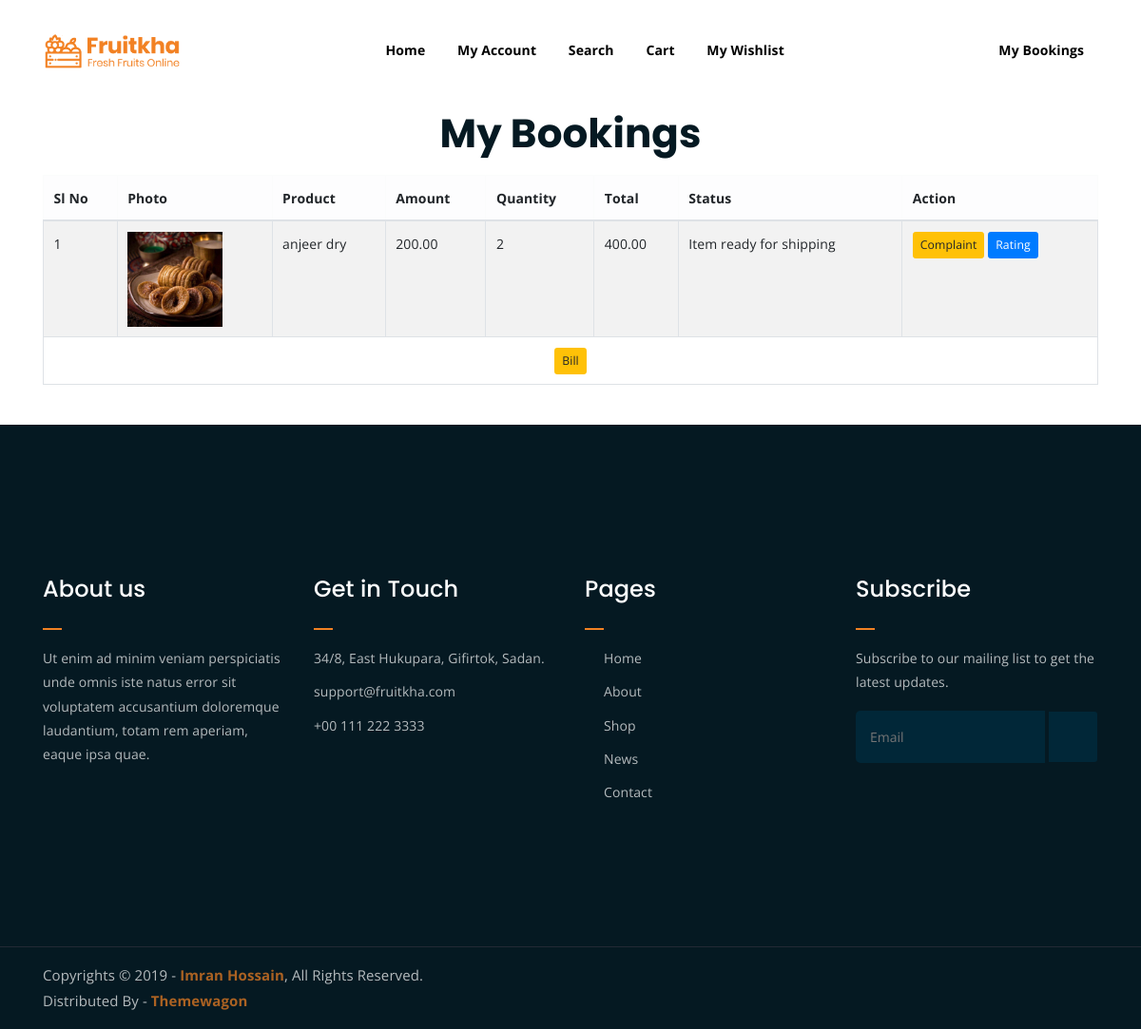
The page /Project/User/MyBooking.php (signed in) on the database its author committed.
### tables this page shows
CREATE TABLE `tbl_cart` (
  `cart_id` int(11) NOT NULL,
  `cart_quantity` int(11) NOT NULL DEFAULT 1,
  `cart_status` int(11) NOT NULL DEFAULT 0,
  `product_id` int(11) NOT NULL,
  `deliveryagent_id` int(11) NOT NULL,
  `booking_id` int(11) NOT NULL
);

CREATE TABLE `tbl_product` (
  `product_id` int(11) NOT NULL,
  `product_name` varchar(60) NOT NULL,
  `product_price` int(60) NOT NULL,
  `subcategory_id` int(11) NOT NULL,
  `product_details` varchar(60) NOT NULL,
  `product_photo` varchar(100) NOT NULL,
  `seller_id` int(100) NOT NULL,
  `brand_id` int(100) NOT NULL
);

### Project/User/MyBooking.php (the view, shortened to what this page needs)
<?php
include("Head.php");
?>
<!DOCTYPE html>
<html xmlns="http://www.w3.org/1999/xhtml">
<head>
</head>
<body>
<div class="container my-5">
    <h2 class="text-center mb-4">My Bookings</h2>
    <form id="form1" name="form1" method="post" action="">
        <table class="table table-bordered table-striped">
            <thead class="table-light">
                <tr>
                    <th>Sl No</th>
                    <th>Photo</th>
                    <th>Product</th>
                    <th>Amount</th>
                    <th>Quantity</th>
                    <th>Total</th>
                    <th>Status</th>
                    <th>Action</th>
                </tr>
            </thead>
            <tbody>
                <?php
                $user_id = $_SESSION['uid'];
                $selQry = "SELECT * FROM tbl_cart c
                           INNER JOIN tbl_product p ON c.product_id = p.product_id
                           INNER JOIN tbl_booking b ON c.booking_id = b.booking_id
                           WHERE booking_status = '2' AND user_id = '$user_id'
                           ORDER BY c.booking_id";
                $result = $con->query($selQry);
                $i = 0;
                $lastBookingId = null;
                while ($data = $result->fetch_assoc()) {
                    $total_price = $data['cart_quantity'] * $data['product_price'];
                    $i++;
                    if ($lastBookingId !== $data['booking_id']) {
                        $lastBookingId = $data['booking_id'];
                    }
                ?>
                    <tr>
                        <td><?php echo $i; ?></td>
                        <td><img src="../Assets/Files/Userdocs/<?php echo $data['product_photo']; ?>" class="img-fluid" width="100" height="100"></td>
                        <td><?php echo $data['product_name']; ?></td>
                        <td><?php echo number_format($data['product_price'], 2); ?></td>
                        <td><?php echo $data['cart_quantity']; ?></td>
                        <td><?php echo number_format($total_price, 2); ?></td>
                        <td>
                            <?php
                            if ($data['cart_status'] == 1) {
                                echo "Order Placed";
                            } elseif ($data['cart_status'] == 2) {
                                echo "Item Packed";
                            } elseif ($data['cart_status'] == 3) {
                                echo "Item ready for shipping";
                            } elseif ($data['cart_status'] == 4) {
                                echo "Out for delivery";
                            } elseif ($data['cart_status'] == 5) {
                                echo "Delivery Completed";
                            }
                            ?>
                        </td>
                        <td>
                        <a href="PostComplaint.php?pID=<?php echo $data['product_id'] ?>" class="btn btn-warning btn-sm">Complaint</a>
                        <a href="Rating.php?pid=<?php echo $data['product_id'] ?>" class="btn btn-primary btn-sm">Rating</a>
                        </td>
                    </tr>
                <?php
                }
                if ($lastBookingId !== null) {
                    echo '<tr><td colspan="8" class="text-center">
                        <a href="Bill.php?id=' . $lastBookingId . '" class="btn btn-warning btn-sm">Bill</a>
                    </td></tr>';
                }
                ?>
            </tbody>
        </table>
    </form>
</div>
</body>
</html>
<?php
include("Foot.php");
?>

### Project/Assets/Templates/Main/assets/css/main.css (style rules this page uses)
html { font-size: 14px; font-weight: 400; line-height: 28px; height: 100%; }
body { font-family: "Open Sans", sans-serif; font-weight: 400; font-size: 1rem; letter-spacing: 0.1px; line-height: 1.8; color: #051922; overflow-x: hidden; }
body img { max-width: 100%; }
a { cursor: pointer; text-decoration: none; -webkit-transition: all 0.2s ease-in-out; -o-transition: all 0.2s ease-in-out; transition: all 0.2s ease-in-out; }
h1, .h1, h2, .h2, h3, .h3, h4, .h4, h5, .h5, h6, .h6 { font-family: "Poppins", sans-serif; font-weight: 700; margin: 0 0 1.25rem 0; color: #051922; }
h2, .h2 { font-size: 3rem; font-weight: 700; line-height: 3.25rem; }
html, body { height: 100%; }
thead { border-bottom: 1px solid #eee; }

### rows shown on the page
tbl_cart: product.product_photo (picture), product.product_name "anjeer dry", product.product_price "200.00", cart_quantity "2", cart_quantity.product_price "400.00", cart_status "Item ready for shipping"
